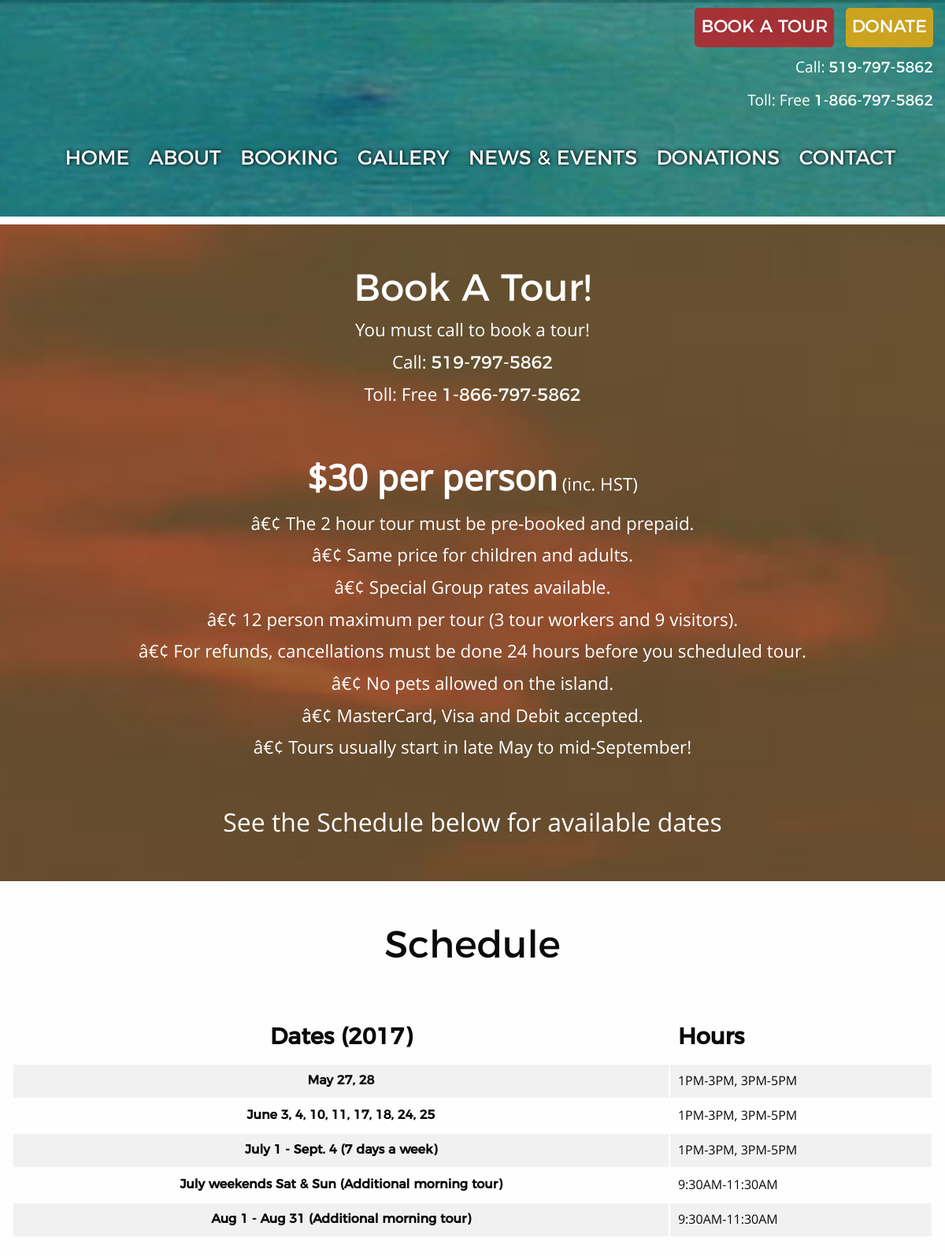
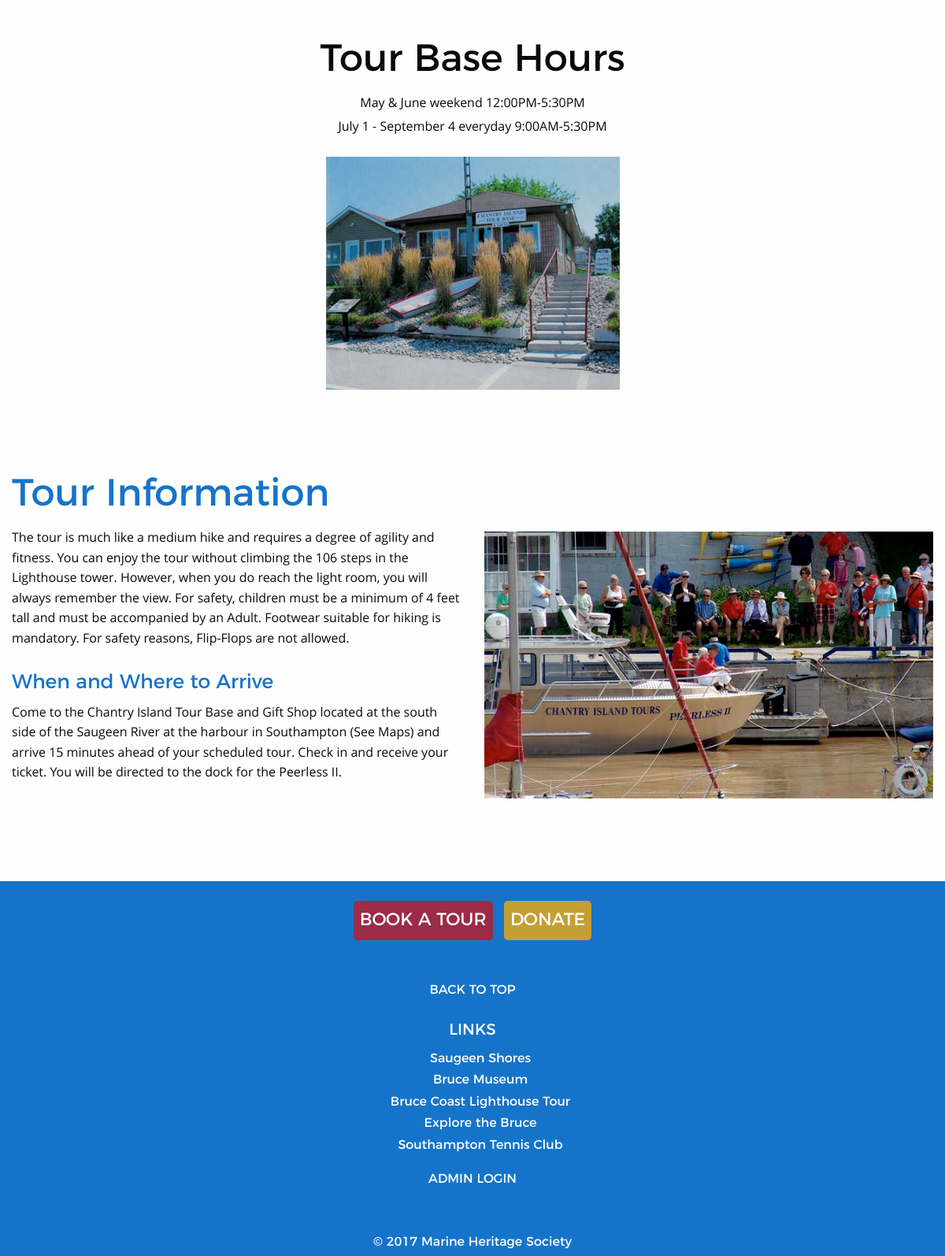
Screenshot of /booking.php with the database file from the repository (2 pictures, top to bottom).
### tables this page shows
CREATE TABLE `tbl_booking` (
  `booking_id` smallint(5) UNSIGNED NOT NULL,
  `booking_bookTitle` varchar(300) NOT NULL,
  `booking_bookSubTitle` text NOT NULL,
  `booking_bookPrice` text NOT NULL,
  `booking_bookInfo1` text NOT NULL,
  `booking_bookInfo2` text NOT NULL,
  `booking_bookInfo3` text NOT NULL,
  `booking_bookInfo4` text NOT NULL,
  `booking_bookInfo5` text NOT NULL,
  `booking_bookInfo6` text NOT NULL,
  `booking_bookInfo7` text NOT NULL,
  `booking_bookInfo8` text NOT NULL,
  `booking_tourInfoTitle` varchar(300) NOT NULL,
  `booking_tourInfoText` text NOT NULL,
  `booking_tourInfoTitle2` varchar(300) NOT NULL,
  `booking_tourInfoText2` text NOT NULL
);

### admin/phpscripts/read.php (called while the page is built, shortened)
<?php
	function getAll($tbl)
	{
		include('connect.php');
		$queryAll = "SELECT * FROM {$tbl}";
		$runAll = mysqli_query($link, $queryAll);
		if($runAll)
		{
			return $runAll;
		}
		else
		{
			$error =  "There was an error accessing this information.  Please contact your admin.";
			return $error;
		}
	}
?>

### booking.php (the view, shortened to what this page needs)
<?php
    $tbl = "tbl_booking";
    $getContent = getAll($tbl);
?>
<!doctype html>
<html class="no-js" lang="en" dir="ltr">
  <head>
    <link rel="stylesheet" href="css/foundation.css">
    <link rel="stylesheet" href="css/app.css">
  </head>
  <body>
    <?php include('includes/header.php') ?>
    <div id="bookTSec">
    <section class="row">
    <div class="small-12 column">
    <?php while($row = mysqli_fetch_array($getContent)): ?>
    <h2><?php echo $row['booking_bookTitle']; ?></h2>
        <p><?php echo $row['booking_bookSubTitle']; ?></p>
        <p>Call: <a href="tel:519-797-5862">519-797-5862</a></p>
        <p>Toll: Free <a href="tel:+1-866-797-5862">1-866-797-5862</a></p>
        <p><span id="cpp"><?php echo $row['booking_bookPrice']; ?></span> (inc. HST)</p>
        <p><?php echo $row['booking_bookInfo1']; ?></p>
        <p><?php echo $row['booking_bookInfo2']; ?></p>
        <p><?php echo $row['booking_bookInfo3']; ?></p>
        <p><?php echo $row['booking_bookInfo4']; ?></p>
        <p><?php echo $row['booking_bookInfo5']; ?></p>
        <p><?php echo $row['booking_bookInfo6']; ?></p>
        <p><?php echo $row['booking_bookInfo7']; ?></p>
        <p><?php echo $row['booking_bookInfo8']; ?></p>
        <p>See the Schedule below for available dates</p>
    </div>
    </section>
    </div>
    <section class="row scheduleSec">
    <div class="small-12 column">
    <h2>Schedule</h2>
    <table>
        <tr>
            <th id="datesth">Dates (2017)</th>
            <th>Hours</th>
        </tr>
        <tr>
            <th>May 27, 28</th>
            <td>1PM-3PM, 3PM-5PM</td>
        </tr>
        <tr>
            <th>June 3, 4, 10, 11, 17, 18, 24, 25</th>
            <td>1PM-3PM, 3PM-5PM</td>
        </tr>
        <tr>
            <th>July 1 - Sept. 4 (7 days a week)</th>
            <td>1PM-3PM, 3PM-5PM</td>
        </tr>
        <tr>
            <th>July weekends Sat & Sun (Additional morning tour)</th>
            <td>9:30AM-11:30AM</td>
        </tr>
        <tr>
            <th>Aug 1 - Aug 31 (Additional morning tour)</th>
            <td>9:30AM-11:30AM</td>
        </tr>
    </table>
    </div>
    </section>
    <section class="row tbhSec">
    <div class="small-12 column">
    <h2>Tour Base Hours</h2>
    <p>May & June weekend 12:00PM-5:30PM</p>
    <p>July 1 - September 4 everyday 9:00AM-5:30PM</p>
    <img src="images/chantryisland-tourbase.jpg" alt="Chantry Island Tour Base">
    </div>
    </section>
    <section class="row tiSec">
        <div class="small-12 large-6 column">
        <h2 class="blueH"><?php echo $row['booking_tourInfoTitle']; ?></h2>
            <p><?php echo $row['booking_tourInfoText']; ?></p>
            <h4 class="blueH"><?php echo $row['booking_tourInfoTitle2']; ?></h4>
            <p><?php echo $row['booking_tourInfoText2']; ?></p>
            <?php endwhile; ?>
        </div>
        <div class="small-12 large-6 column">
        <img src="images/peerless2-ondock.jpg" alt="Peerless 2 on dock">
        </div>
    </section>
    <?php include('includes/footer.php') ?>
  </body>
</html>

### includes/header.php (shortened to what this page needs)
<header>
        <section class="row">
        <div class="small-10 medium-5 column" id="bookCallNav">
        <a href="booking.php" role="button" class="tourBtnSmall">BOOK A TOUR</a>
        <a href="donations.php" role="button" class="donateBtnSmall">DONATE</a>
        <p>Call: <a href="tel:519-797-5862">519-797-5862</a></p>
        <p>Toll: Free <a href="tel:+1-866-797-5862">1-866-797-5862</a></p>
        </div>
        </section>
        <div class="row">
        <nav id="mainNav" class="small-12 columns">
        <div id="top-menu">
        <ul>
        <li><a class="textShadow1" href="index.php">Home</a></li>
        <li><a class="textShadow1" href="about.php">About</a></li>
        <li><a class="textShadow1" href="booking.php">Booking</a></li>
        <li><a class="textShadow1" href="gallery.php">Gallery</a></li>
        <li><a class="textShadow1" href="newsevents.php">News & Events</a></li>
        <li><a class="textShadow1" href="donations.php">Donations</a></li>
        <li><a class="textShadow1" href="contact.php">Contact</a></li>
        </ul>
        </div>
        </nav>
        </div>
</header>

### includes/footer.php (shortened to what this page needs)
 <div class="footer">
    <footer>
    <div class="row">
    <div class="small-12 column footerBtns">
    <a href="booking.php" role="button" class="tourBtnSmall">BOOK A TOUR</a>
    <a href="donations.php" role="button" class="donateBtnSmall">DONATE</a>
    </div>
    </div>
    <div class="row">
    <div class="small-12 column footerLinks">
    <a href="#bookCallNav">BACK TO TOP</a>
    <h5>LINKS</h5>
    <ul>
        <li><a href="http://www.saugeenshores.ca/en/index.asp" target="_blank">Saugeen Shores</a></li>
        <li><a href="http://www.brucemuseum.ca/" target="_blank">Bruce Museum</a></li>
        <li><a href="http://www.brucecoastlighthouses.com/" target="_blank">Bruce Coast Lighthouse Tour</a></li>
        <li><a href="http://www.explorethebruce.com/" target="_blank">Explore the Bruce</a></li>
        <li><a href="http://www.southamptontennisclub.ca/" target="_blank">Southampton Tennis Club</a></li>
    </ul>
    <a href="admin/admin_login.php">ADMIN LOGIN</a>
    </div>
    </div>
    <div class="row">
    <div class="small-12 column footerSVGs">
    </div>
    </div>
    <div class="row copySec">
    <div class="small-12 column">
    <p class="copyright">&copy; 2017 Marine Heritage Society</p>
    </div>
    </div>
    </footer>
</div>

### rows the page displays
tbl_booking: booking_bookTitle "Book A Tour!", booking_bookSubTitle "You must call to book a tour!", booking_bookPrice "$30 per person", booking_bookInfo1 "â€¢ The 2 hour tour must be pre-booked and prepaid.", booking_bookInfo2 "â€¢ Same price for children and adults.", booking_bookInfo3 "â€¢ Special Group rates available.", booking_bookInfo4 "â€¢ 12 person maximum per tour (3 tour workers and 9 visitors).", booking_bookInfo5 "â€¢ For refunds, cancellations must be done 24 hours before you scheduled tour.", booking_bookInfo6 "â€¢ No pets allowed on the island.", booking_bookInfo7 "â€¢ MasterCard, Visa and Debit accepted.", booking_bookInfo8 "â€¢ Tours usually start in late May to mid-September!", booking_tourInfoTitle "Tour Information", booking_tourInfoText "The tour is much like a medium hike and requires a degree of agility and fitness. You can enjoy the tour without climbing the 106 steps in the Lighthouse tower. However, when you do reach the light room, you will always remember the view. For safety, children must be a minimum of 4 feet tall and must be accompanied by an Adult. Footwear suitable for hiking is mandatory. For safety reasons, Flip-Flops are not allowed.", booking_tourInfoTitle2 "When and Where to Arrive", booking_tourInfoText2 "Come to the Chantry Island Tour Base and Gift Shop located at the south side of the Saugeen River at the harbour in Southampton (See Maps) and arrive 15 minutes ahead of your scheduled tour. Check in and receive your ticket. You will be directed to the dock for the Peerless II."
